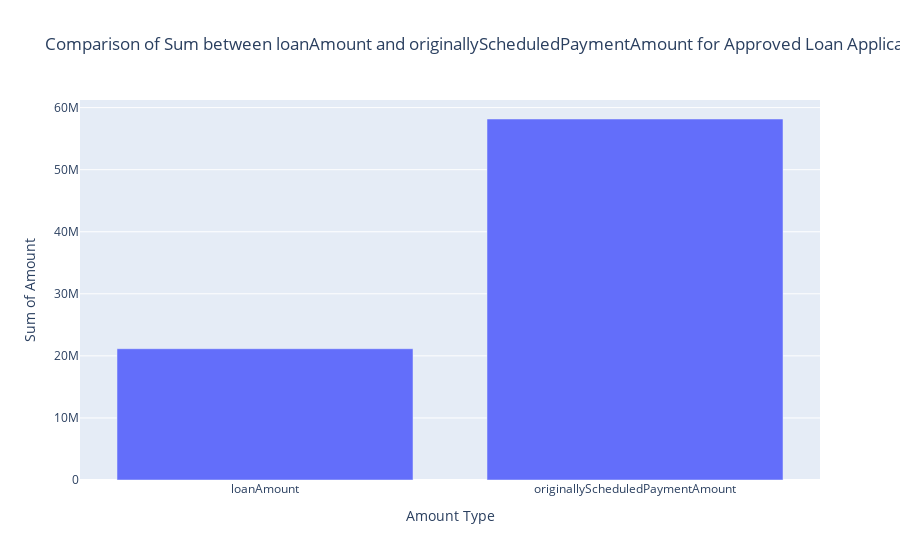

Notebook source saved alongside this figure:
### Code cell
data = {'Amount Type': ['loanAmount', 'originallyScheduledPaymentAmount'],
        'Sum Amount': [sum_loan_amount, sum_scheduled_payment_amount]}
df = pd.DataFrame(data)
# Plotting a bar chart using Plotly Express
fig = px.bar(df, x='Amount Type', y='Sum Amount',
             labels={'Sum Amount': 'Sum of Amount'},
             title='Comparison of Sum between loanAmount and originallyScheduledPaymentAmount for Approved Loan Applications')
fig.show()

### Figure 1 — Plotly figure (JSON) as saved in the notebook; plotly's stock layout.template omitted (floating-point values rounded to 4 significant figures)
{"data": [{"alignmentgroup": "True", "hovertemplate": "Amount Type=%{x}<br>Sum of Amount=%{y}<extra></extra>", "legendgroup": "", "marker": {"color": "#636efa", "pattern": {"shape": ""}}, "name": "", "offsetgroup": "", "orientation": "v", "showlegend": false, "textposition": "auto", "type": "bar", "x": ["loanAmount", "originallyScheduledPaymentAmount"], "xaxis": "x", "y": [21150093, 58170000.0], "yaxis": "y"}], "layout": {"barmode": "relative", "legend": {"tracegroupgap": 0}, "title": {"text": "Comparison of Sum between loanAmount and originallyScheduledPaymentAmount for Approved Loan Applications"}, "xaxis": {"anchor": "y", "domain": [0, 1], "title": {"text": "Amount Type"}}, "yaxis": {"anchor": "x", "domain": [0, 1], "title": {"text": "Sum of Amount"}}}}
